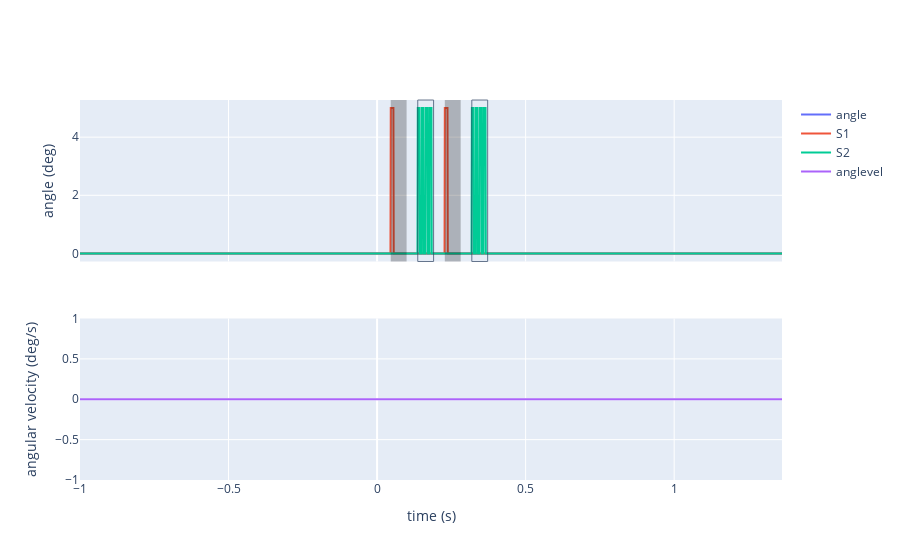

The code cell stored with this chart in its notebook:
### Markdown cell above
and plot them:

### Code cell
fig = make_subplots(rows = 2, cols = 1,
                   shared_xaxes=True)
fig.add_trace(
    go.Scatter(x = t, y = angle, mode="lines", name="angle"),
    row=1, col=1)
fig.add_trace(
    go.Scatter(x = t, y = S1actcmd, mode="lines", name="S1"),
    row=1, col=1)
fig.add_trace(
    go.Scatter(x = t, y = S2actcmd, mode="lines", name="S2"),
    row=1, col=1)

for onoff in Lonoff:
    fig.add_vrect(x0 = onoff[0], x1=onoff[1], fillcolor="black", opacity=0.25, line_width=0,
                      row=1, col=1)

for onoff in Ronoff:
    fig.add_vrect(x0 = onoff[0], x1=onoff[1], opacity=0.7, line_width=1,
                      row=1, col=1)

fig.update_yaxes(title_text = "angle (deg)", row=1)
fig.add_trace(
    go.Scatter(x = t, y = anglevel, mode="lines", name="anglevel"),
    row=2, col=1)

fig.update_yaxes(title_text = "angular velocity (deg/s)", row=2)
fig.update_xaxes(title_text = "time (s)", row=2)

### Figure 1 — Plotly figure (JSON) as saved in the notebook; plotly's stock layout.template omitted (floating-point values rounded to 4 significant figures; data arrays with more than 128 entries replaced by an {"elided": "..."} marker saying what was removed)
{"data": [{"mode": "lines", "name": "angle", "type": "scatter", "x": {"elided": "2364 float values"}, "xaxis": "x", "y": {"elided": "2364 int values"}, "yaxis": "y"}, {"mode": "lines", "name": "S1", "type": "scatter", "x": {"elided": "2364 float values"}, "xaxis": "x", "y": {"elided": "2364 int values"}, "yaxis": "y"}, {"mode": "lines", "name": "S2", "type": "scatter", "x": {"elided": "2364 float values"}, "xaxis": "x", "y": {"elided": "2364 int values"}, "yaxis": "y"}, {"mode": "lines", "name": "anglevel", "type": "scatter", "x": {"elided": "2364 float values"}, "xaxis": "x2", "y": {"elided": "2364 int values"}, "yaxis": "y2"}], "layout": {"shapes": [{"fillcolor": "black", "line": {"width": 0}, "opacity": 0.25, "type": "rect", "x0": 0.046, "x1": 0.09933, "xref": "x", "y0": 0, "y1": 1, "yref": "y domain"}, {"fillcolor": "black", "line": {"width": 0}, "opacity": 0.25, "type": "rect", "x0": 0.228, "x1": 0.2813, "xref": "x", "y0": 0, "y1": 1, "yref": "y domain"}, {"line": {"width": 1}, "opacity": 0.7, "type": "rect", "x0": 0.1369, "x1": 0.1902, "xref": "x", "y0": 0, "y1": 1, "yref": "y domain"}, {"line": {"width": 1}, "opacity": 0.7, "type": "rect", "x0": 0.3189, "x1": 0.3722, "xref": "x", "y0": 0, "y1": 1, "yref": "y domain"}], "xaxis": {"anchor": "y", "domain": [0, 1], "matches": "x2", "showticklabels": false}, "xaxis2": {"anchor": "y2", "domain": [0, 1], "title": {"text": "time (s)"}}, "yaxis": {"anchor": "x", "domain": [0.575, 1], "title": {"text": "angle (deg)"}}, "yaxis2": {"anchor": "x2", "domain": [0, 0.425], "title": {"text": "angular velocity (deg/s)"}}}}
